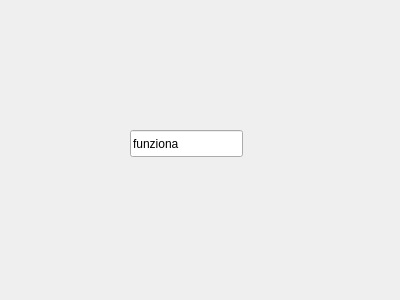
<?xml version="1.0" encoding="UTF-8"?>
<ui version="4.0">
 <class>Dialog</class>
 <widget class="QDialog" name="Dialog">
  <property name="geometry">
   <rect>
    <x>0</x>
    <y>0</y>
    <width>400</width>
    <height>300</height>
   </rect>
  </property>
  <property name="windowTitle">
   <string>Dialog</string>
  </property>
  <widget class="QLineEdit" name="lineEdit">
   <property name="geometry">
    <rect>
     <x>130</x>
     <y>130</y>
     <width>113</width>
     <height>27</height>
    </rect>
   </property>
   <property name="text">
    <string>funziona</string>
   </property>
  </widget>
 </widget>
 <resources/>
 <connections/>
</ui>
